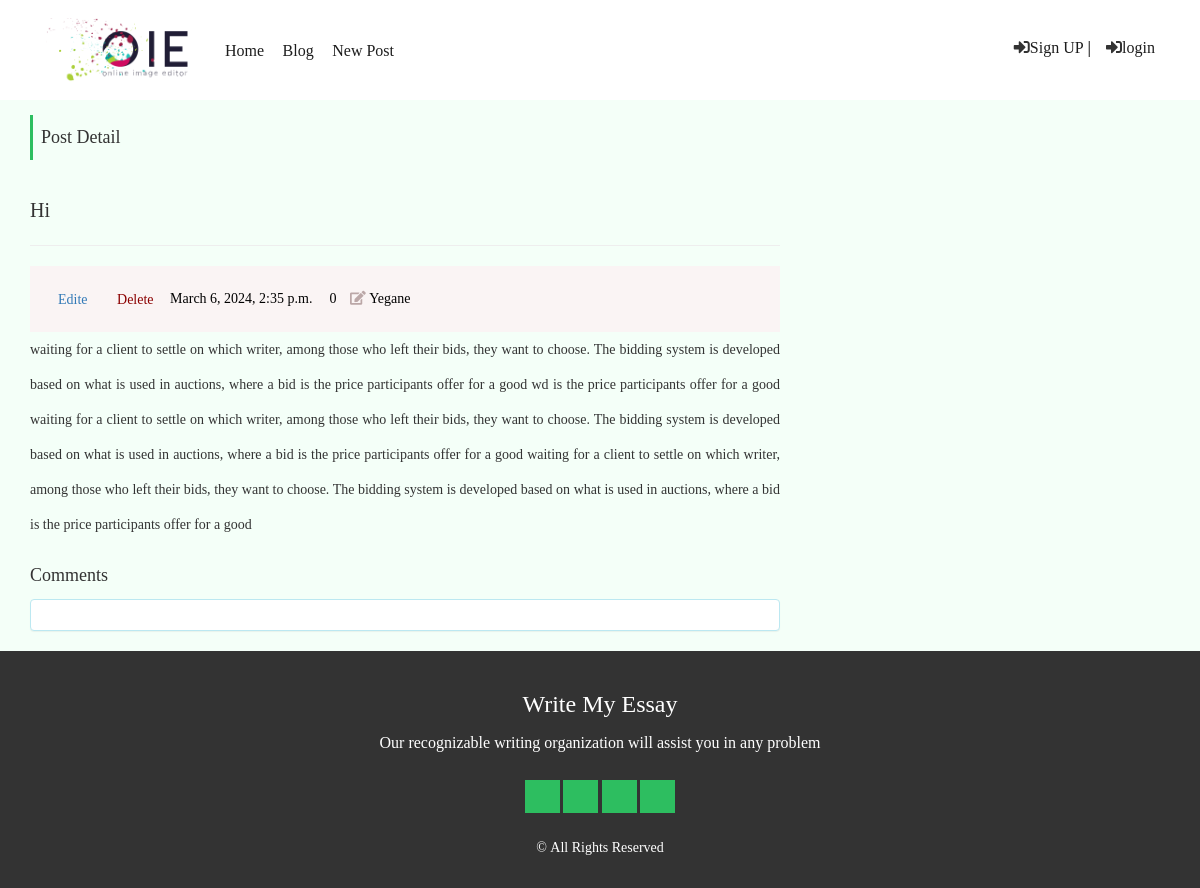
The app's page /blog/2/ with its own data.
### blog/models.py (models this page shows, shortened)
class BaseModel(models.Model):
    created_at = models.DateTimeField(auto_now_add=True)
    updated_at = models.DateTimeField(auto_now=True)
    class Meta:
        abstract = True

class Post(BaseModel):
    class Meta:
        verbose_name_plural = 'Posts'
    STATUS_CHOICES = (
        ('pub', 'Published'),
        ('drf', 'Draft')
    )
    title = models.CharField(max_length=100)
    text = models.TextField()
    author = models.ForeignKey(User, on_delete=models.CASCADE, )
    status = models.CharField(choices=STATUS_CHOICES, max_length=3, default='pub')

### blog/views.py (the view)
# urls.py: path('<int:pk>/', views.post_detail, name='post_detail'),
def post_detail(request, pk):
    post = get_object_or_404(Post, pk=pk)
    comments = Comment.objects.filter(post=pk).count()
    context = {
        'post': post,
        'cm': comments,
    }
    return render(request, 'blog/post_detail.html', context)

### blog/templates/blog/post_detail.html (shortened to what this page needs)
{% extends '_base.html' %}
{% load static %}
{% block content %}
    <div class="single-body">
        <div class="container">
            <div class="title"><span>Post Detail</span></div>
            <div class="row">
                <div class="col-md-8">
                    <h2>{{ post.title }}</h2>
                    <hr>
                    <div class="blog-box" style="padding:0;">
                        <div class="article-box">
                            <div class="a-meta">
                                <a href="{% url 'post_update' post.id %}" class="btn">Edite</a>
                                <a href="{% url 'post_delete' post.id %}" class="btn" style="color:darkred">Delete</a>
                                <span>{{ post.updated_at }}</span>
                                <span>&nbsp;{{ cm }}</span>
                                <span><i class="fa fa-edit"></i>&nbsp;{{ post.author }}</span>
                            </div>
                        </div>
                    </div>
                    <p>{{ post.text }}</p>
                    <h3>Comments</h3>
                    <div class="pb-cmnt-container">
                        <div class="panel panel-info">
                            <div class="panel-body">
                            </div>
                        </div>
                    </div>
                </div>
                <div class="col-md-4">
                </div>
            </div>
        </div>
    </div>
{% endblock content %}

### static/css/blog/style.css (style rules this page uses)
* { font-family: farabin; font-weight: 300; box-sizing: border-box; padding: 0; margin: 0; }
html { overflow-x: hidden !important; }
body { font-family:farabin; direction: ltr; overflow-x: hidden !important; margin: 0; padding: 0; background-color: rgb(244, 255, 248); }
a,a:hover,a:focus { text-decoration: none; }
a,a:hover,a:focus,figure,figure:hover,figcaption,i,i:hover,img,i { text-decoration: none; transition: all 0.3s; -webkit-transition: all 0.3s; -moz-transition: all 0.3s; -o-transition: all 0.3s; }
h2, .h2 { font-size: 20px !important; line-height: 1.5; font-family:'farabin',tahoma; }
h3, .h3 { font-size: 18px !important; line-height: 1.5; font-family:'farabin',tahoma; }
button,a,i,li:focus { outline: 0; }
.title { text-align: left; padding: 15px 0; }
.title span { display: inline-block; font-size: 18px; border-left: 3px solid #2dbe60; padding-left: 8px; }
.blog-box { padding: 50px 0; background-color: #faf4f4; }
.blog-box .article-box { width: 100%; }
.blog-box .article-box .a-meta { padding: 15px; }
.blog-box .article-box .a-meta span { display: inline-block; margin-right: 10px; color: #000; }
.blog-box .article-box .a-meta span i { color: #bba7a7; }
.single-body { line-height: 2.5; text-align: justify; }

### records on screen
Post: title "Hi", updated_at "March 6, 2024, 2:35 p.m.", author "Yegane", text "waiting for a client to settle on which writer, among those who left their bids, they want to choose. The bidding system is developed based on what is used in auctions, where a bid is the price participants offer for a good wd is the price participants offer for a good waiting for a client to settle on which writer, among those who left their bids, they want to choose. The bidding system is developed based on what is used in auctions, where a bid is the price participants offer for a good waiting for a client to settle on which writer, among those who left their bids, they want to choose. The bidding system is developed based on what is used in auctions, where a bid is the price…"

### other values on screen
{{ cm }} "0"
